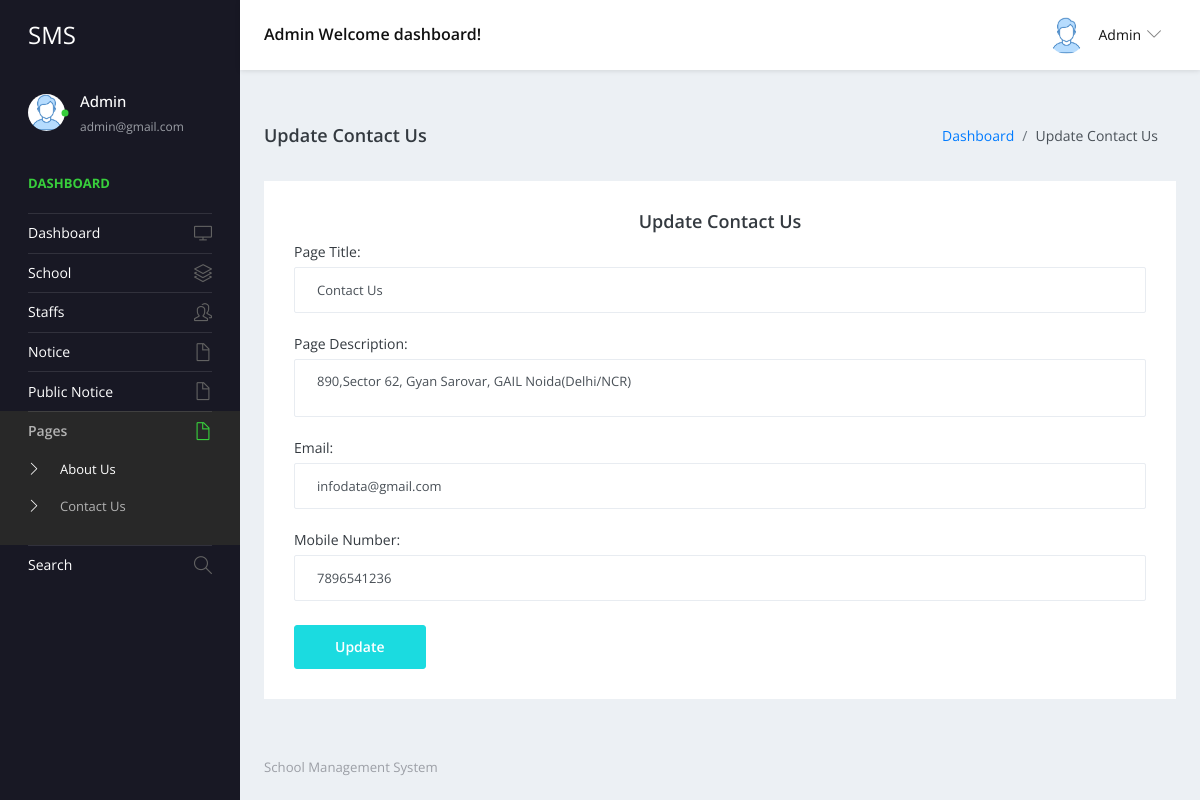
The page /admin/contact-us.php (signed in) on the database its author committed.
### tables this page shows
CREATE TABLE `tblpage` (
  `ID` int(10) NOT NULL,
  `PageType` varchar(200) DEFAULT NULL,
  `PageTitle` mediumtext DEFAULT NULL,
  `PageDescription` mediumtext DEFAULT NULL,
  `Email` varchar(200) DEFAULT NULL,
  `MobileNumber` bigint(10) DEFAULT NULL,
  `UpdationDate` date DEFAULT NULL
);

### admin/contact-us.php (the view, shortened to what this page needs)
<?php
include('includes/dbconnection.php');
if (strlen($_SESSION['sturecmsaid']==0)) {
  header('location:logout.php');
  } else{
  ?>
<!DOCTYPE html>
<html lang="en">
  <head>
    <link rel="stylesheet" href="vendors/simple-line-icons/css/simple-line-icons.css">
    <link rel="stylesheet" href="vendors/flag-icon-css/css/flag-icon.min.css">
    <link rel="stylesheet" href="vendors/css/vendor.bundle.base.css">
    <link rel="stylesheet" href="vendors/select2/select2.min.css">
    <link rel="stylesheet" href="vendors/select2-bootstrap-theme/select2-bootstrap.min.css">
    <link rel="stylesheet" href="css/style.css" />
  </head>
  <body>
    <div class="container-scroller">
     <?php include_once('includes/header.php');?>
      <div class="container-fluid page-body-wrapper">
      <?php include_once('includes/sidebar.php');?>
        <div class="main-panel">
          <div class="content-wrapper">
            <div class="page-header">
              <h3 class="page-title"> Update Contact Us </h3>
              <nav aria-label="breadcrumb">
                <ol class="breadcrumb">
                  <li class="breadcrumb-item"><a href="dashboard.php">Dashboard</a></li>
                  <li class="breadcrumb-item active" aria-current="page"> Update Contact Us</li>
                </ol>
              </nav>
            </div>
            <div class="row">
              <div class="col-12 grid-margin stretch-card">
                <div class="card">
                  <div class="card-body">
                    <h4 class="card-title" style="text-align: center;">Update Contact Us</h4>
                    <form class="forms-sample" method="post">
                      <?php
$sql="SELECT * from  tblpage where PageType='contactus'";
$query = $dbh -> prepare($sql);
$query->execute();
$results=$query->fetchAll(PDO::FETCH_OBJ);
$cnt=1;
if($query->rowCount() > 0)
{
foreach($results as $row)
{               ?>
                      <div class="form-group">
                        <label for="exampleInputName1">Page Title:</label>
                        <input type="text" name="pagetitle" value="<?php  echo $row->PageTitle;?>" class="form-control" required='true'>
                      </div>
                      <div class="form-group">
                        <label for="exampleInputName1">Page Description:</label>
                        <textarea type="text" name="pagedes" class="form-control" required='true'><?php  echo $row->PageDescription;?></textarea>
                      </div>
                      <div class="form-group">
                        <label for="exampleInputName1">Email:</label>
                        <input type="text" name="email" id="email" required="true" value="<?php  echo $row->Email;?>" class="form-control">
                      </div>
                      <div class="form-group">
                        <label for="exampleInputName1">Mobile Number:</label>
                        <input type="text" name="mobnum" id="mobnum" required="true" value="<?php  echo $row->MobileNumber;?>" class="form-control" maxlength="10" pattern="[0-9]+">
                      </div>
                      <?php $cnt=$cnt+1;}} ?>
                      <button type="submit" class="btn btn-primary mr-2" name="submit">Update</button>
                    </form>
                  </div>
                </div>
              </div>
            </div>
          </div>
         <?php include_once('includes/footer.php');?>
        </div>
      </div>
    </div>
  </body>
</html><?php }  ?>

### admin/includes/header.php (shortened to what this page needs)
 <nav class="navbar default-layout-navbar col-lg-12 col-12 p-0 fixed-top d-flex flex-row" >
        <div  class="navbar-brand-wrapper d-flex align-items-center">
          <a class="navbar-brand brand-logo" href="dashboard.php">
            <strong style="color: white;">SMS</strong>
          </a>
        </div><?php
         $aid= $_SESSION['sturecmsaid'];
$sql="SELECT * from tbladmin where ID=:aid";
$query = $dbh -> prepare($sql);
$query->bindParam(':aid',$aid,PDO::PARAM_STR);
$query->execute();
$results=$query->fetchAll(PDO::FETCH_OBJ);
$cnt=1;
if($query->rowCount() > 0)
{
foreach($results as $row)
{               ?>
        <div class="navbar-menu-wrapper d-flex align-items-center flex-grow-1">
          <h5 class="mb-0 font-weight-medium d-none d-lg-flex"><?php  echo htmlentities($row->AdminName);?> Welcome dashboard!</h5>
          <ul class="navbar-nav navbar-nav-right ml-auto">
            <li class="nav-item dropdown d-none d-xl-inline-flex user-dropdown">
              <a class="nav-link dropdown-toggle" id="UserDropdown" href="#" data-toggle="dropdown" aria-expanded="false">
                <img class="img-xs rounded-circle ml-2" src="images/faces/face8.jpg" alt="Profile image"> <span class="font-weight-normal"> <?php  echo htmlentities($row->AdminName);?> </span></a>
                <?php $cnt=$cnt+1;}} ?>
            </li>
          </ul>
        </div>
      </nav>

### admin/includes/sidebar.php (shortened to what this page needs)
<nav class="sidebar sidebar-offcanvas" id="sidebar">
          <ul class="nav">
            <li class="nav-item nav-profile">
              <a href="#" class="nav-link">
                <div class="profile-image">
                  <img class="img-xs rounded-circle" src="images/faces/face8.jpg" alt="profile image">
                  <div class="dot-indicator bg-success"></div>
                </div>
                <div class="text-wrapper">
                  <?php
         $aid= $_SESSION['sturecmsaid'];
$sql="SELECT * from tbladmin where ID=:aid";
$query = $dbh -> prepare($sql);
$query->bindParam(':aid',$aid,PDO::PARAM_STR);
$query->execute();
$results=$query->fetchAll(PDO::FETCH_OBJ);
$cnt=1;
if($query->rowCount() > 0)
{
foreach($results as $row)
{               ?>
                  <p class="profile-name"><?php  echo htmlentities($row->AdminName);?></p>
                  <p class="designation"><?php  echo htmlentities($row->Email);?></p><?php $cnt=$cnt+1;}} ?>
                </div>
              </a>
            </li>
            <li class="nav-item nav-category">
              <span class="nav-link">Dashboard</span>
            </li>
            <li class="nav-item">
              <a class="nav-link" href="dashboard.php">
                <span class="menu-title">Dashboard</span>
                <i class="icon-screen-desktop menu-icon"></i>
              </a>
            </li>
            <li class="nav-item">
              <a class="nav-link" data-toggle="collapse" href="#ui-basic" aria-expanded="false" aria-controls="ui-basic">
                <span class="menu-title">School</span>
                <i class="icon-layers menu-icon"></i>
              </a>
            </li>
            <li class="nav-item">
              <a class="nav-link" data-toggle="collapse" href="#ui-basic1" aria-expanded="false" aria-controls="ui-basic1">
                <span class="menu-title">Staffs</span>
                <i class="icon-people menu-icon"></i>
              </a>
            </li>
            <li class="nav-item">
              <a class="nav-link" data-toggle="collapse" href="#auth" aria-expanded="false" aria-controls="auth">
                <span class="menu-title">Notice</span>
                <i class="icon-doc menu-icon"></i>
              </a>
            </li>
            <li class="nav-item">
              <a class="nav-link" data-toggle="collapse" href="#auth1" aria-expanded="false" aria-controls="auth">
                <span class="menu-title">Public Notice</span>
                <i class="icon-doc menu-icon"></i>
              </a>
              <li class="nav-item">
              <a class="nav-link" data-toggle="collapse" href="#auth2" aria-expanded="false" aria-controls="auth">
                <span class="menu-title">Pages</span>
                <i class="icon-doc menu-icon"></i>
              </a>
              <div class="collapse" id="auth2">
                <ul class="nav flex-column sub-menu">
                  <li class="nav-item"> <a class="nav-link" href="about-us.php"> About Us </a></li>
                  <li class="nav-item"> <a class="nav-link" href="contact-us.php"> Contact Us </a></li>
                </ul>
              </div>
            </li>
            <li class="nav-item">
              <a class="nav-link" href="search.php">
                <span class="menu-title">Search</span>
                <i class="icon-magnifier menu-icon"></i>
              </a>
            </li>
            </li>
          </ul>
        </nav>

### rows shown on the page
tblpage: pagetitle "Contact Us", pagedes "890,Sector 62, Gyan Sarovar, GAIL Noida(Delhi/NCR)", email "infodata@gmail.com", mobnum "7896541236"

### other values the page prints
$row->AdminName "Admin"
$row->Email "admin@gmail.com"
